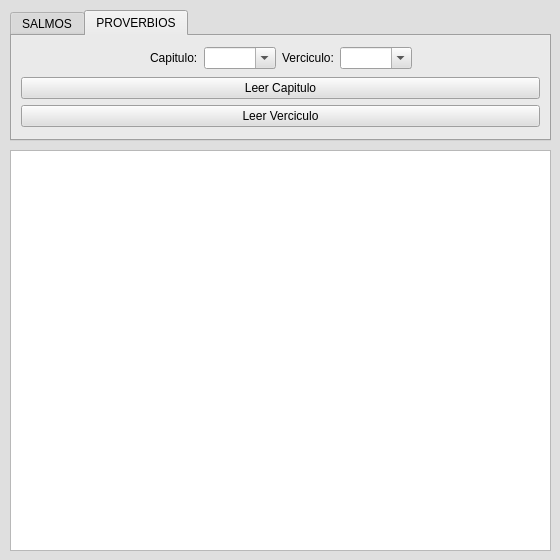
<?xml version="1.0" encoding="UTF-8"?>
<ui version="4.0">
 <class>MarcarEspecifico</class>
 <widget class="QDialog" name="MarcarEspecifico">
  <property name="geometry">
   <rect>
    <x>0</x>
    <y>0</y>
    <width>560</width>
    <height>560</height>
   </rect>
  </property>
  <property name="palette">
   <palette>
    <active>
     <colorrole role="WindowText">
      <brush brushstyle="SolidPattern">
       <color alpha="255">
        <red>0</red>
        <green>0</green>
        <blue>0</blue>
       </color>
      </brush>
     </colorrole>
     <colorrole role="Button">
      <brush brushstyle="SolidPattern">
       <color alpha="255">
        <red>255</red>
        <green>255</green>
        <blue>255</blue>
       </color>
      </brush>
     </colorrole>
     <colorrole role="Light">
      <brush brushstyle="SolidPattern">
       <color alpha="255">
        <red>255</red>
        <green>255</green>
        <blue>255</blue>
       </color>
      </brush>
     </colorrole>
     <colorrole role="Midlight">
      <brush brushstyle="SolidPattern">
       <color alpha="255">
        <red>255</red>
        <green>255</green>
        <blue>255</blue>
       </color>
      </brush>
     </colorrole>
     <colorrole role="Dark">
      <brush brushstyle="SolidPattern">
       <color alpha="255">
        <red>127</red>
        <green>127</green>
        <blue>127</blue>
       </color>
      </brush>
     </colorrole>
     <colorrole role="Mid">
      <brush brushstyle="SolidPattern">
       <color alpha="255">
        <red>170</red>
        <green>170</green>
        <blue>170</blue>
       </color>
      </brush>
     </colorrole>
     <colorrole role="Text">
      <brush brushstyle="SolidPattern">
       <color alpha="255">
        <red>0</red>
        <green>0</green>
        <blue>0</blue>
       </color>
      </brush>
     </colorrole>
     <colorrole role="BrightText">
      <brush brushstyle="SolidPattern">
       <color alpha="255">
        <red>255</red>
        <green>255</green>
        <blue>255</blue>
       </color>
      </brush>
     </colorrole>
     <colorrole role="ButtonText">
      <brush brushstyle="SolidPattern">
       <color alpha="255">
        <red>0</red>
        <green>0</green>
        <blue>0</blue>
       </color>
      </brush>
     </colorrole>
     <colorrole role="Base">
      <brush brushstyle="SolidPattern">
       <color alpha="255">
        <red>255</red>
        <green>255</green>
        <blue>255</blue>
       </color>
      </brush>
     </colorrole>
     <colorrole role="Window">
      <brush brushstyle="SolidPattern">
       <color alpha="255">
        <red>223</red>
        <green>223</green>
        <blue>223</blue>
       </color>
      </brush>
     </colorrole>
     <colorrole role="Shadow">
      <brush brushstyle="SolidPattern">
       <color alpha="255">
        <red>0</red>
        <green>0</green>
        <blue>0</blue>
       </color>
      </brush>
     </colorrole>
     <colorrole role="AlternateBase">
      <brush brushstyle="SolidPattern">
       <color alpha="255">
        <red>255</red>
        <green>255</green>
        <blue>255</blue>
       </color>
      </brush>
     </colorrole>
     <colorrole role="ToolTipBase">
      <brush brushstyle="SolidPattern">
       <color alpha="255">
        <red>255</red>
        <green>255</green>
        <blue>220</blue>
       </color>
      </brush>
     </colorrole>
     <colorrole role="ToolTipText">
      <brush brushstyle="SolidPattern">
       <color alpha="255">
        <red>0</red>
        <green>0</green>
        <blue>0</blue>
       </color>
      </brush>
     </colorrole>
    </active>
    <inactive>
     <colorrole role="WindowText">
      <brush brushstyle="SolidPattern">
       <color alpha="255">
        <red>0</red>
        <green>0</green>
        <blue>0</blue>
       </color>
      </brush>
     </colorrole>
     <colorrole role="Button">
      <brush brushstyle="SolidPattern">
       <color alpha="255">
        <red>255</red>
        <green>255</green>
        <blue>255</blue>
       </color>
      </brush>
     </colorrole>
     <colorrole role="Light">
      <brush brushstyle="SolidPattern">
       <color alpha="255">
        <red>255</red>
        <green>255</green>
        <blue>255</blue>
       </color>
      </brush>
     </colorrole>
     <colorrole role="Midlight">
      <brush brushstyle="SolidPattern">
       <color alpha="255">
        <red>255</red>
        <green>255</green>
        <blue>255</blue>
       </color>
      </brush>
     </colorrole>
     <colorrole role="Dark">
      <brush brushstyle="SolidPattern">
       <color alpha="255">
        <red>127</red>
        <green>127</green>
        <blue>127</blue>
       </color>
      </brush>
     </colorrole>
     <colorrole role="Mid">
      <brush brushstyle="SolidPattern">
       <color alpha="255">
        <red>170</red>
        <green>170</green>
        <blue>170</blue>
       </color>
      </brush>
     </colorrole>
     <colorrole role="Text">
      <brush brushstyle="SolidPattern">
       <color alpha="255">
        <red>0</red>
        <green>0</green>
        <blue>0</blue>
       </color>
      </brush>
     </colorrole>
     <colorrole role="BrightText">
      <brush brushstyle="SolidPattern">
       <color alpha="255">
        <red>255</red>
        <green>255</green>
        <blue>255</blue>
       </color>
      </brush>
     </colorrole>
     <colorrole role="ButtonText">
      <brush brushstyle="SolidPattern">
       <color alpha="255">
        <red>0</red>
        <green>0</green>
        <blue>0</blue>
       </color>
      </brush>
     </colorrole>
     <colorrole role="Base">
      <brush brushstyle="SolidPattern">
       <color alpha="255">
        <red>255</red>
        <green>255</green>
        <blue>255</blue>
       </color>
      </brush>
     </colorrole>
     <colorrole role="Window">
      <brush brushstyle="SolidPattern">
       <color alpha="255">
        <red>223</red>
        <green>223</green>
        <blue>223</blue>
       </color>
      </brush>
     </colorrole>
     <colorrole role="Shadow">
      <brush brushstyle="SolidPattern">
       <color alpha="255">
        <red>0</red>
        <green>0</green>
        <blue>0</blue>
       </color>
      </brush>
     </colorrole>
     <colorrole role="AlternateBase">
      <brush brushstyle="SolidPattern">
       <color alpha="255">
        <red>255</red>
        <green>255</green>
        <blue>255</blue>
       </color>
      </brush>
     </colorrole>
     <colorrole role="ToolTipBase">
      <brush brushstyle="SolidPattern">
       <color alpha="255">
        <red>255</red>
        <green>255</green>
        <blue>220</blue>
       </color>
      </brush>
     </colorrole>
     <colorrole role="ToolTipText">
      <brush brushstyle="SolidPattern">
       <color alpha="255">
        <red>0</red>
        <green>0</green>
        <blue>0</blue>
       </color>
      </brush>
     </colorrole>
    </inactive>
    <disabled>
     <colorrole role="WindowText">
      <brush brushstyle="SolidPattern">
       <color alpha="255">
        <red>127</red>
        <green>127</green>
        <blue>127</blue>
       </color>
      </brush>
     </colorrole>
     <colorrole role="Button">
      <brush brushstyle="SolidPattern">
       <color alpha="255">
        <red>255</red>
        <green>255</green>
        <blue>255</blue>
       </color>
      </brush>
     </colorrole>
     <colorrole role="Light">
      <brush brushstyle="SolidPattern">
       <color alpha="255">
        <red>255</red>
        <green>255</green>
        <blue>255</blue>
       </color>
      </brush>
     </colorrole>
     <colorrole role="Midlight">
      <brush brushstyle="SolidPattern">
       <color alpha="255">
        <red>255</red>
        <green>255</green>
        <blue>255</blue>
       </color>
      </brush>
     </colorrole>
     <colorrole role="Dark">
      <brush brushstyle="SolidPattern">
       <color alpha="255">
        <red>127</red>
        <green>127</green>
        <blue>127</blue>
       </color>
      </brush>
     </colorrole>
     <colorrole role="Mid">
      <brush brushstyle="SolidPattern">
       <color alpha="255">
        <red>170</red>
        <green>170</green>
        <blue>170</blue>
       </color>
      </brush>
     </colorrole>
     <colorrole role="Text">
      <brush brushstyle="SolidPattern">
       <color alpha="255">
        <red>127</red>
        <green>127</green>
        <blue>127</blue>
       </color>
      </brush>
     </colorrole>
     <colorrole role="BrightText">
      <brush brushstyle="SolidPattern">
       <color alpha="255">
        <red>255</red>
        <green>255</green>
        <blue>255</blue>
       </color>
      </brush>
     </colorrole>
     <colorrole role="ButtonText">
      <brush brushstyle="SolidPattern">
       <color alpha="255">
        <red>127</red>
        <green>127</green>
        <blue>127</blue>
       </color>
      </brush>
     </colorrole>
     <colorrole role="Base">
      <brush brushstyle="SolidPattern">
       <color alpha="255">
        <red>223</red>
        <green>223</green>
        <blue>223</blue>
       </color>
      </brush>
     </colorrole>
     <colorrole role="Window">
      <brush brushstyle="SolidPattern">
       <color alpha="255">
        <red>223</red>
        <green>223</green>
        <blue>223</blue>
       </color>
      </brush>
     </colorrole>
     <colorrole role="Shadow">
      <brush brushstyle="SolidPattern">
       <color alpha="255">
        <red>0</red>
        <green>0</green>
        <blue>0</blue>
       </color>
      </brush>
     </colorrole>
     <colorrole role="AlternateBase">
      <brush brushstyle="SolidPattern">
       <color alpha="255">
        <red>255</red>
        <green>255</green>
        <blue>255</blue>
       </color>
      </brush>
     </colorrole>
     <colorrole role="ToolTipBase">
      <brush brushstyle="SolidPattern">
       <color alpha="255">
        <red>255</red>
        <green>255</green>
        <blue>220</blue>
       </color>
      </brush>
     </colorrole>
     <colorrole role="ToolTipText">
      <brush brushstyle="SolidPattern">
       <color alpha="255">
        <red>0</red>
        <green>0</green>
        <blue>0</blue>
       </color>
      </brush>
     </colorrole>
    </disabled>
   </palette>
  </property>
  <property name="focusPolicy">
   <enum>Qt::WheelFocus</enum>
  </property>
  <property name="contextMenuPolicy">
   <enum>Qt::CustomContextMenu</enum>
  </property>
  <property name="windowTitle">
   <string>Buscar</string>
  </property>
  <widget class="QTabWidget" name="tabWidget">
   <property name="geometry">
    <rect>
     <x>10</x>
     <y>10</y>
     <width>541</width>
     <height>131</height>
    </rect>
   </property>
   <property name="palette">
    <palette>
     <active>
      <colorrole role="Button">
       <brush brushstyle="SolidPattern">
        <color alpha="255">
         <red>223</red>
         <green>223</green>
         <blue>223</blue>
        </color>
       </brush>
      </colorrole>
      <colorrole role="Light">
       <brush brushstyle="SolidPattern">
        <color alpha="255">
         <red>203</red>
         <green>203</green>
         <blue>203</blue>
        </color>
       </brush>
      </colorrole>
      <colorrole role="Midlight">
       <brush brushstyle="SolidPattern">
        <color alpha="255">
         <red>255</red>
         <green>255</green>
         <blue>255</blue>
        </color>
       </brush>
      </colorrole>
     </active>
     <inactive>
      <colorrole role="Button">
       <brush brushstyle="SolidPattern">
        <color alpha="255">
         <red>223</red>
         <green>223</green>
         <blue>223</blue>
        </color>
       </brush>
      </colorrole>
      <colorrole role="Light">
       <brush brushstyle="SolidPattern">
        <color alpha="255">
         <red>203</red>
         <green>203</green>
         <blue>203</blue>
        </color>
       </brush>
      </colorrole>
      <colorrole role="Midlight">
       <brush brushstyle="SolidPattern">
        <color alpha="255">
         <red>255</red>
         <green>255</green>
         <blue>255</blue>
        </color>
       </brush>
      </colorrole>
     </inactive>
     <disabled>
      <colorrole role="Button">
       <brush brushstyle="SolidPattern">
        <color alpha="255">
         <red>223</red>
         <green>223</green>
         <blue>223</blue>
        </color>
       </brush>
      </colorrole>
      <colorrole role="Light">
       <brush brushstyle="SolidPattern">
        <color alpha="255">
         <red>203</red>
         <green>203</green>
         <blue>203</blue>
        </color>
       </brush>
      </colorrole>
      <colorrole role="Midlight">
       <brush brushstyle="SolidPattern">
        <color alpha="255">
         <red>255</red>
         <green>255</green>
         <blue>255</blue>
        </color>
       </brush>
      </colorrole>
     </disabled>
    </palette>
   </property>
   <property name="toolTipDuration">
    <number>-1</number>
   </property>
   <property name="styleSheet">
    <string notr="true"/>
   </property>
   <property name="currentIndex">
    <number>1</number>
   </property>
   <widget class="QWidget" name="tab">
    <attribute name="title">
     <string>SALMOS</string>
    </attribute>
    <layout class="QGridLayout" name="gridLayout_2">
     <item row="1" column="0">
      <layout class="QVBoxLayout" name="verticalLayout">
       <item>
        <widget class="QPushButton" name="pushButton_3_LEER_CAPITULO">
         <property name="text">
          <string>Leer Capitulo</string>
         </property>
        </widget>
       </item>
       <item>
        <widget class="QPushButton" name="pushButton_LEER_VERCICULO_SALMO">
         <property name="text">
          <string>Leer Verciculo</string>
         </property>
        </widget>
       </item>
      </layout>
     </item>
     <item row="0" column="0">
      <layout class="QHBoxLayout" name="horizontalLayout">
       <item>
        <spacer name="horizontalSpacer_3">
         <property name="orientation">
          <enum>Qt::Horizontal</enum>
         </property>
         <property name="sizeHint" stdset="0">
          <size>
           <width>40</width>
           <height>20</height>
          </size>
         </property>
        </spacer>
       </item>
       <item>
        <widget class="QLabel" name="CAPITULO_LABEL_SALMOS">
         <property name="text">
          <string>Capitulo:</string>
         </property>
        </widget>
       </item>
       <item>
        <widget class="QComboBox" name="comboBox_CAPITULO_SALMOS">
         <property name="palette">
          <palette>
           <active>
            <colorrole role="Highlight">
             <brush brushstyle="SolidPattern">
              <color alpha="255">
               <red>85</red>
               <green>0</green>
               <blue>255</blue>
              </color>
             </brush>
            </colorrole>
            <colorrole role="Link">
             <brush brushstyle="SolidPattern">
              <color alpha="255">
               <red>85</red>
               <green>85</green>
               <blue>255</blue>
              </color>
             </brush>
            </colorrole>
           </active>
           <inactive>
            <colorrole role="Highlight">
             <brush brushstyle="SolidPattern">
              <color alpha="255">
               <red>85</red>
               <green>0</green>
               <blue>255</blue>
              </color>
             </brush>
            </colorrole>
            <colorrole role="Link">
             <brush brushstyle="SolidPattern">
              <color alpha="255">
               <red>85</red>
               <green>85</green>
               <blue>255</blue>
              </color>
             </brush>
            </colorrole>
           </inactive>
           <disabled>
            <colorrole role="Highlight">
             <brush brushstyle="SolidPattern">
              <color alpha="255">
               <red>51</red>
               <green>153</green>
               <blue>255</blue>
              </color>
             </brush>
            </colorrole>
            <colorrole role="Link">
             <brush brushstyle="SolidPattern">
              <color alpha="255">
               <red>85</red>
               <green>85</green>
               <blue>255</blue>
              </color>
             </brush>
            </colorrole>
           </disabled>
          </palette>
         </property>
         <property name="editable">
          <bool>true</bool>
         </property>
         <property name="currentText">
          <string/>
         </property>
         <property name="currentIndex">
          <number>-1</number>
         </property>
         <property name="minimumContentsLength">
          <number>1</number>
         </property>
        </widget>
       </item>
       <item>
        <widget class="QLabel" name="VERCICULO_LABEL_VERCICULO">
         <property name="text">
          <string>Verciculo:</string>
         </property>
        </widget>
       </item>
       <item>
        <widget class="QComboBox" name="comboBox_2_VERCICULO_SALMO">
         <property name="editable">
          <bool>true</bool>
         </property>
         <property name="currentIndex">
          <number>-1</number>
         </property>
         <property name="maxCount">
          <number>2147483647</number>
         </property>
         <property name="sizeAdjustPolicy">
          <enum>QComboBox::AdjustToContentsOnFirstShow</enum>
         </property>
        </widget>
       </item>
       <item>
        <spacer name="horizontalSpacer_4">
         <property name="orientation">
          <enum>Qt::Horizontal</enum>
         </property>
         <property name="sizeHint" stdset="0">
          <size>
           <width>40</width>
           <height>20</height>
          </size>
         </property>
        </spacer>
       </item>
      </layout>
     </item>
    </layout>
   </widget>
   <widget class="QWidget" name="tab_2">
    <attribute name="title">
     <string>PROVERBIOS</string>
    </attribute>
    <layout class="QGridLayout" name="gridLayout">
     <item row="1" column="0">
      <layout class="QVBoxLayout" name="verticalLayout_2">
       <item>
        <widget class="QPushButton" name="pushButton_CAPITULOPROVERBIOS">
         <property name="text">
          <string>Leer Capitulo</string>
         </property>
        </widget>
       </item>
       <item>
        <widget class="QPushButton" name="pushButton_LEER_VERCICULO_PROVERBIO">
         <property name="text">
          <string>Leer Verciculo</string>
         </property>
         <property name="autoDefault">
          <bool>true</bool>
         </property>
        </widget>
       </item>
      </layout>
     </item>
     <item row="0" column="0">
      <layout class="QHBoxLayout" name="horizontalLayout_3">
       <item>
        <spacer name="horizontalSpacer_5">
         <property name="orientation">
          <enum>Qt::Horizontal</enum>
         </property>
         <property name="sizeHint" stdset="0">
          <size>
           <width>40</width>
           <height>20</height>
          </size>
         </property>
        </spacer>
       </item>
       <item>
        <widget class="QLabel" name="label_3">
         <property name="text">
          <string>Capitulo:</string>
         </property>
        </widget>
       </item>
       <item>
        <widget class="QComboBox" name="comboBox_3_CAPITULO_PROVERBIOS">
         <property name="palette">
          <palette>
           <active>
            <colorrole role="Highlight">
             <brush brushstyle="SolidPattern">
              <color alpha="255">
               <red>85</red>
               <green>0</green>
               <blue>255</blue>
              </color>
             </brush>
            </colorrole>
            <colorrole role="Link">
             <brush brushstyle="SolidPattern">
              <color alpha="255">
               <red>85</red>
               <green>85</green>
               <blue>255</blue>
              </color>
             </brush>
            </colorrole>
           </active>
           <inactive>
            <colorrole role="Highlight">
             <brush brushstyle="SolidPattern">
              <color alpha="255">
               <red>85</red>
               <green>0</green>
               <blue>255</blue>
              </color>
             </brush>
            </colorrole>
            <colorrole role="Link">
             <brush brushstyle="SolidPattern">
              <color alpha="255">
               <red>85</red>
               <green>85</green>
               <blue>255</blue>
              </color>
             </brush>
            </colorrole>
           </inactive>
           <disabled>
            <colorrole role="Highlight">
             <brush brushstyle="SolidPattern">
              <color alpha="255">
               <red>51</red>
               <green>153</green>
               <blue>255</blue>
              </color>
             </brush>
            </colorrole>
            <colorrole role="Link">
             <brush brushstyle="SolidPattern">
              <color alpha="255">
               <red>85</red>
               <green>85</green>
               <blue>255</blue>
              </color>
             </brush>
            </colorrole>
           </disabled>
          </palette>
         </property>
         <property name="toolTipDuration">
          <number>-1</number>
         </property>
         <property name="editable">
          <bool>true</bool>
         </property>
         <property name="currentText">
          <string/>
         </property>
         <property name="currentIndex">
          <number>-1</number>
         </property>
         <property name="sizeAdjustPolicy">
          <enum>QComboBox::AdjustToContentsOnFirstShow</enum>
         </property>
        </widget>
       </item>
       <item>
        <widget class="QLabel" name="label_4">
         <property name="text">
          <string>Verciculo:</string>
         </property>
        </widget>
       </item>
       <item>
        <widget class="QComboBox" name="comboBox_4_VERCICUL_PROVERBIO">
         <property name="editable">
          <bool>true</bool>
         </property>
        </widget>
       </item>
       <item>
        <spacer name="horizontalSpacer_6">
         <property name="orientation">
          <enum>Qt::Horizontal</enum>
         </property>
         <property name="sizeHint" stdset="0">
          <size>
           <width>40</width>
           <height>20</height>
          </size>
         </property>
        </spacer>
       </item>
      </layout>
     </item>
    </layout>
   </widget>
  </widget>
  <widget class="QListWidget" name="listWidget_MARCADORESPECIFICO">
   <property name="geometry">
    <rect>
     <x>10</x>
     <y>150</y>
     <width>541</width>
     <height>401</height>
    </rect>
   </property>
   <property name="font">
    <font>
     <family>Monaco</family>
    </font>
   </property>
   <property name="contextMenuPolicy">
    <enum>Qt::CustomContextMenu</enum>
   </property>
   <property name="autoFillBackground">
    <bool>false</bool>
   </property>
   <property name="styleSheet">
    <string notr="true">alternate-background-color: qlineargradient(spread:repeat, x1:1, y1:1, x2:1, y2:0, stop:0 rgba(209, 0, 255, 255), stop:0.460227 rgba(112, 28, 219, 255), stop:1 rgba(91, 138, 255, 255));</string>
   </property>
  </widget>
  <zorder>listWidget_MARCADORESPECIFICO</zorder>
  <zorder>tabWidget</zorder>
 </widget>
 <resources/>
 <connections/>
</ui>
